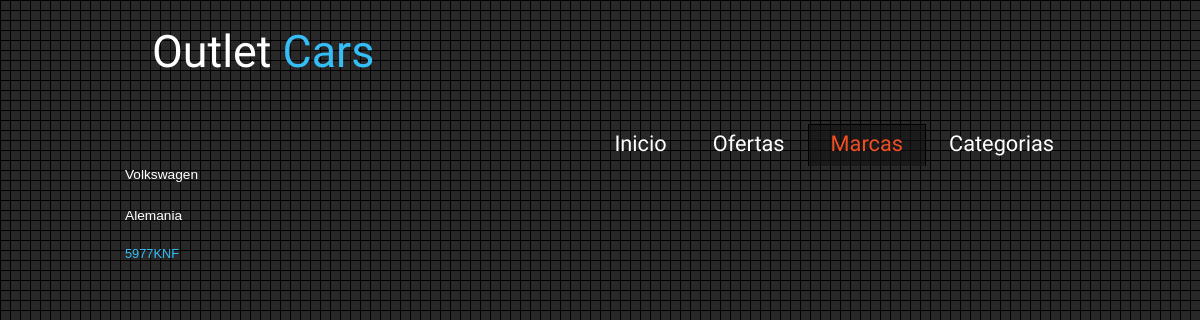
The page /marcas/1 on the database its author committed.
### outletCarsApp/models.py (models this page shows, shortened)
class Marca(models.Model):
    nombre = models.CharField(max_length=50)
    pais= models.CharField(max_length=50)

class Coche(models.Model):
    modelo = models.CharField(max_length=50)
    matricula = models.CharField(max_length=9, primary_key=True)
    precio=models.IntegerField()
    cv=models.IntegerField()
    km=models.BigIntegerField()
    marca=models.ForeignKey(Marca, on_delete=models.CASCADE)
    combustible= models.CharField(max_length=50)
    categoría=models.ManyToManyField(Categoría)

### outletCarsApp/views.py (the view)
# urls.py: path('marcas/<int:pk>', views.MarcaDetailView.as_view(), name= "detalle_marca")
class MarcaDetailView(DetailView):
    model=Marca
    context_object_name='marca'

### outletCarsApp/templates/outletCarsApp/marca_detail.html
{% extends "base.html" %}
{% block menu %}
    <div id=" ">
        <ul id="menu">
        <li> <a href="{% url 'coche_list_view' %}">Inicio</a></li>
        <li ><a href="{% url 'coche_list_view' %}">Ofertas</a></li>
        <li class="current"><a href="{%url 'marca_list_view' %}">Marcas</a></li>
        <li><a href="{%url 'categoria_list_view' %}">Categorias</a></li>
        </ul>
    </div>
{%endblock%}
    {% block content %}
         <p>{{ marca.nombre }}</p>
         <p>{{ marca.pais }}</p>
         {% for coche in marca.coche_set.all %}
            <a href="{% url 'detalle_coche' coche.matricula%}">{{ coche.matricula}}</a>
            {% empty %}
            <p>No hay coches de esta marca</p>
        {% endfor %}
    {% endblock %}

### outletCarsApp/static/style/style.css (style rules this page uses)
html { height: 100%; }
* { margin: 0; padding: 0; }
body { font: normal .80em 'trebuchet ms', arial, sans-serif; background: #F7F7F7 url(pattern.png) fixed; color: #fff; }
p { padding: 0 0 20px 0; line-height: 1.5em; font-size: 107%; }
a, a:hover { outline: none; text-decoration: none; color: #35BDF5; }
ul { margin: 2px 0 22px 17px; }
ul li { list-style-type: circle; margin: 0 0 0 0; padding: 0 0 4px 5px; }
ul#menu { float: right; }
ul#menu li { float: left; padding: 0 0 0px 0px; list-style: none; margin: 2px 0 0 0; background: transparent; }
ul#menu li a { font: normal 170% 'Yanone Kaffeesatz', sans-serif; text-decoration: none; color: #FFF; display: block; float: left; height: 20px; padding: 7px 23px 15px 23px; text-align: center; }
ul#menu li.current a { height: 20px; padding: 6px 22px 15px 22px; }
ul#menu li.current a { background: transparent url(transparent.png) repeat; border: 1px solid #000; border-bottom: 0; color: #F14E23; }
.DetailsSection p,a { padding-right: 10px; }

### rows shown on the page
Marca: nombre "Volkswagen", pais "Alemania"
Coche: matricula "5977KNF"
